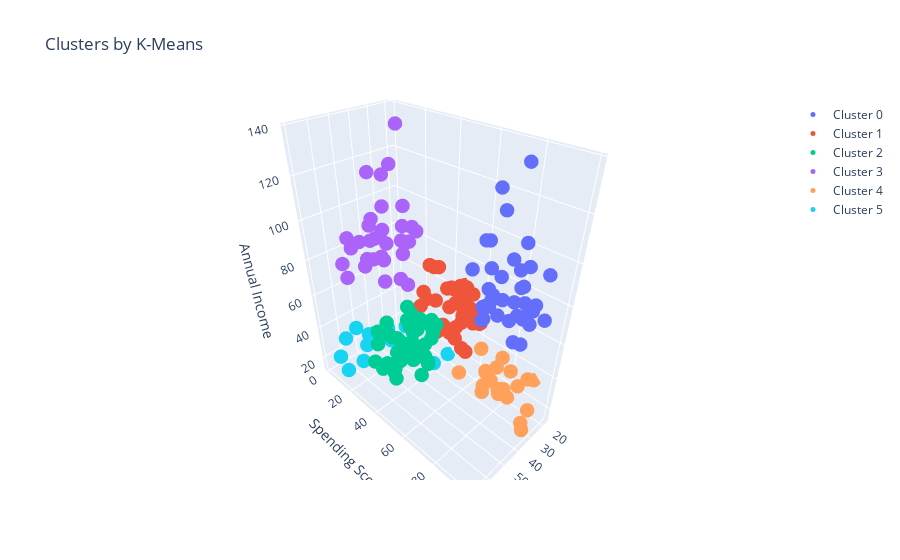

Notebook code cell kept with this figure:
### Code cell
# Plotly interactive 3d plot

trace0 = tracer(KM6_clustered, 0, 'Cluster 0')
trace1 = tracer(KM6_clustered, 1, 'Cluster 1')
trace2 = tracer(KM6_clustered, 2, 'Cluster 2')
trace3 = tracer(KM6_clustered, 3, 'Cluster 3')
trace4 = tracer(KM6_clustered, 4, 'Cluster 4')
trace5 = tracer(KM6_clustered, 5, 'Cluster 5')

data= [trace0,trace1,trace2,trace3,trace4,trace5]

layout = go.Layout(
    title = 'Clusters by K-Means',
    scene = dict(
        xaxis = dict(title='Age'),
        yaxis = dict(title='Spending Score'),
        zaxis = dict(title='Annual Income')
    )
)

fig = go.Figure(data=data, layout=layout)
py.offline.iplot(fig)

### Figure 1 — Plotly figure (JSON) as saved in the notebook; plotly's stock layout.template omitted (floating-point values rounded to 4 significant figures)
{"data": [{"marker": {"size": 5}, "mode": "markers", "name": "Cluster 0", "type": "scatter3d", "x": [39, 31, 40, 38, 39, 31, 29, 32, 35, 32, 32, 28, 32, 34, 39, 38, 27, 30, 30, 29, 31, 36, 33, 32, 28, 36, 30, 27, 35, 32, 29, 30, 28, 36, 32, 38, 35, 32, 30], "y": [91, 77, 95, 75, 75, 71, 88, 73, 72, 93, 87, 97, 74, 90, 88, 76, 89, 78, 73, 83, 93, 75, 95, 63, 75, 92, 86, 69, 90, 86, 88, 97, 68, 85, 69, 91, 79, 74, 83], "z": [69, 70, 71, 71, 71, 72, 73, 73, 74, 75, 76, 77, 77, 78, 78, 78, 78, 78, 78, 79, 81, 85, 86, 87, 87, 87, 88, 88, 93, 97, 98, 99, 101, 103, 103, 113, 120, 126, 137]}, {"marker": {"size": 5}, "mode": "markers", "name": "Cluster 1", "type": "scatter3d", "x": [31, 27, 29, 31, 33, 31, 27, 19, 18, 19, 32, 26, 40, 23, 38, 21, 22, 34, 18, 40, 32, 24, 27, 20, 23, 26, 21, 19, 38, 19, 18, 19, 27, 38, 40, 23, 25, 28], "y": [61, 47, 42, 42, 60, 54, 51, 55, 59, 59, 47, 54, 48, 52, 55, 57, 55, 60, 41, 40, 42, 52, 50, 49, 41, 55, 42, 54, 42, 46, 48, 50, 56, 40, 58, 29, 34, 40], "z": [39, 40, 40, 40, 42, 43, 46, 46, 48, 48, 48, 54, 54, 54, 54, 54, 57, 58, 59, 60, 60, 60, 60, 61, 62, 62, 62, 63, 64, 64, 65, 65, 67, 67, 69, 70, 72, 76]}, {"marker": {"size": 5}, "mode": "markers", "name": "Cluster 2", "type": "scatter3d", "x": [65, 48, 50, 49, 59, 50, 47, 51, 69, 53, 70, 67, 54, 63, 43, 68, 70, 47, 60, 60, 59, 45, 49, 57, 67, 46, 48, 55, 50, 68, 48, 47, 48, 49, 67, 49, 66, 54, 68, 66, 65, 63, 49, 51, 50], "y": [35, 36, 55, 52, 60, 45, 41, 50, 46, 46, 56, 52, 59, 51, 50, 48, 55, 42, 49, 56, 47, 53, 42, 51, 41, 44, 46, 58, 46, 55, 49, 47, 42, 48, 59, 56, 50, 46, 43, 48, 52, 43, 59, 43, 57], "z": [38, 39, 40, 42, 43, 43, 43, 44, 44, 46, 46, 47, 47, 48, 48, 48, 49, 49, 50, 50, 54, 54, 54, 54, 54, 54, 54, 57, 58, 59, 60, 60, 61, 62, 62, 62, 63, 63, 63, 63, 63, 65, 65, 67, 67]}, {"marker": {"size": 5}, "mode": "markers", "name": "Cluster 3", "type": "scatter3d", "x": [43, 59, 47, 20, 44, 19, 57, 25, 48, 34, 43, 44, 47, 37, 34, 56, 19, 50, 42, 36, 40, 36, 52, 58, 59, 37, 46, 41, 54, 41, 34, 33, 47, 45, 32], "y": [35, 11, 9, 5, 7, 10, 5, 12, 36, 22, 17, 20, 16, 1, 1, 35, 5, 26, 20, 27, 13, 10, 13, 15, 14, 32, 15, 39, 24, 17, 23, 8, 16, 28, 18], "z": [71, 71, 71, 73, 73, 74, 75, 77, 77, 78, 78, 78, 78, 78, 78, 79, 81, 85, 86, 87, 87, 87, 88, 88, 93, 97, 98, 99, 101, 103, 103, 113, 120, 126, 137]}, {"marker": {"size": 5}, "mode": "markers", "name": "Cluster 4", "type": "scatter3d", "x": [21, 23, 22, 23, 30, 35, 24, 22, 20, 35, 25, 31, 29, 35, 23, 21, 18, 21, 30, 20, 24, 24], "y": [81, 77, 76, 94, 72, 99, 77, 79, 66, 98, 73, 73, 82, 61, 87, 73, 92, 81, 73, 75, 92, 65], "z": [15, 16, 17, 18, 19, 19, 20, 20, 21, 23, 24, 25, 28, 28, 29, 30, 33, 33, 34, 37, 38, 39]}, {"marker": {"size": 5}, "mode": "markers", "name": "Cluster 5", "type": "scatter3d", "x": [19, 20, 31, 35, 64, 67, 58, 37, 35, 52, 35, 46, 54, 45, 40, 60, 53, 49, 42, 36, 49], "y": [39, 6, 40, 6, 3, 14, 15, 13, 35, 29, 35, 5, 14, 32, 31, 4, 4, 14, 17, 26, 28], "z": [15, 16, 17, 18, 19, 19, 20, 20, 21, 23, 24, 25, 28, 28, 29, 30, 33, 33, 34, 37, 39]}], "layout": {"scene": {"xaxis": {"title": {"text": "Age"}}, "yaxis": {"title": {"text": "Spending Score"}}, "zaxis": {"title": {"text": "Annual Income"}}}, "title": {"text": "Clusters by K-Means"}}}
